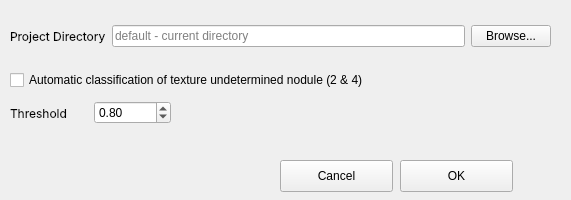
<?xml version="1.0" encoding="UTF-8"?>
<ui version="4.0">
 <class>Dialog</class>
 <widget class="QDialog" name="Dialog">
  <property name="geometry">
   <rect>
    <x>0</x>
    <y>0</y>
    <width>571</width>
    <height>200</height>
   </rect>
  </property>
  <property name="windowTitle">
   <string>Preferences</string>
  </property>
  <widget class="QCheckBox" name="automaticcheckBox">
   <property name="geometry">
    <rect>
     <x>10</x>
     <y>70</y>
     <width>431</width>
     <height>20</height>
    </rect>
   </property>
   <property name="text">
    <string>Automatic classification of texture undetermined nodule (2 &amp;&amp; 4)</string>
   </property>
  </widget>
  <widget class="QPushButton" name="okButton">
   <property name="geometry">
    <rect>
     <x>400</x>
     <y>160</y>
     <width>113</width>
     <height>32</height>
    </rect>
   </property>
   <property name="focusPolicy">
    <enum>Qt::NoFocus</enum>
   </property>
   <property name="text">
    <string>OK</string>
   </property>
  </widget>
  <widget class="QPushButton" name="cancelButton">
   <property name="geometry">
    <rect>
     <x>280</x>
     <y>160</y>
     <width>113</width>
     <height>32</height>
    </rect>
   </property>
   <property name="focusPolicy">
    <enum>Qt::NoFocus</enum>
   </property>
   <property name="text">
    <string>Cancel</string>
   </property>
  </widget>
  <widget class="QWidget" name="layoutWidget">
   <property name="geometry">
    <rect>
     <x>10</x>
     <y>20</y>
     <width>541</width>
     <height>33</height>
    </rect>
   </property>
   <layout class="QHBoxLayout" name="horizontalLayout">
    <item>
     <widget class="QLabel" name="label_6">
      <property name="font">
       <font>
        <family>SF Pro Text</family>
       </font>
      </property>
      <property name="text">
       <string>Project Directory</string>
      </property>
     </widget>
    </item>
    <item>
     <widget class="QLineEdit" name="directoryEdit">
      <property name="focusPolicy">
       <enum>Qt::ClickFocus</enum>
      </property>
      <property name="text">
       <string/>
      </property>
      <property name="readOnly">
       <bool>false</bool>
      </property>
      <property name="placeholderText">
       <string>default - current directory</string>
      </property>
     </widget>
    </item>
    <item>
     <widget class="QPushButton" name="directoryButton">
      <property name="focusPolicy">
       <enum>Qt::NoFocus</enum>
      </property>
      <property name="text">
       <string>Browse...</string>
      </property>
     </widget>
    </item>
   </layout>
  </widget>
  <widget class="QWidget" name="layoutWidget">
   <property name="geometry">
    <rect>
     <x>10</x>
     <y>100</y>
     <width>161</width>
     <height>26</height>
    </rect>
   </property>
   <layout class="QHBoxLayout" name="horizontalLayout_2">
    <item>
     <widget class="QLabel" name="thresholdLabel">
      <property name="font">
       <font>
        <family>SF Pro Text</family>
       </font>
      </property>
      <property name="toolTip">
       <string/>
      </property>
      <property name="text">
       <string>Threshold</string>
      </property>
     </widget>
    </item>
    <item>
     <widget class="QDoubleSpinBox" name="thresholdSpinBox">
      <property name="toolTip">
       <string/>
      </property>
      <property name="decimals">
       <number>2</number>
      </property>
      <property name="maximum">
       <double>1.000000000000000</double>
      </property>
      <property name="singleStep">
       <double>0.010000000000000</double>
      </property>
      <property name="value">
       <double>0.800000000000000</double>
      </property>
     </widget>
    </item>
   </layout>
  </widget>
 </widget>
 <resources/>
 <connections/>
</ui>
